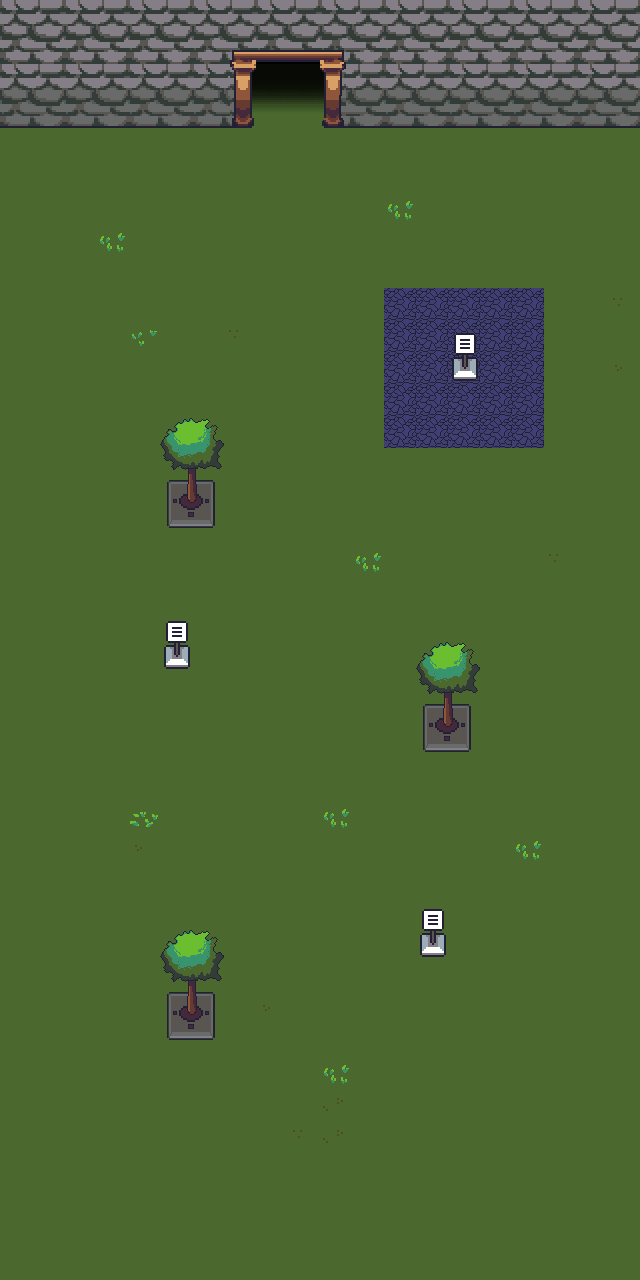

A level layout from a 2D game, rendered from its tile map. Below: a short description, then the map file with tile-grid data replaced by summaries:
An orthogonal 20x40 tile map with 32x32 px tiles, 7 tile layers (Ground, Ground 2, L0, L1, ...), 2 tilesets.

<map version="1.4" tiledversion="1.4.2" orientation="orthogonal" renderorder="right-down" width="20" height="40" tilewidth="32" tileheight="32" infinite="0" nextlayerid="9" nextobjectid="1">
 <tileset firstgid="1" source="../../tilesets/Gather Castle 0.x.tsx" />
 <tileset firstgid="1921" source="../../tilesets/Gather University 0.x.tsx" />
 <group id="8" name="Background">
  <layer id="1" name="Ground" width="20" height="40">
   <data>[800 cells, 800 non-empty, 1 distinct tile ids]</data>
  </layer>
  <layer id="4" name="Ground 2" width="20" height="40">
   <data>[800 cells, 42 non-empty, 7 distinct tile ids]</data>
  </layer>
  <layer id="3" name="L0" width="20" height="40">
   <data>[800 cells, 12 non-empty, 4 distinct tile ids]</data>
  </layer>
  <layer id="2" name="L1" width="20" height="40">
   <data>[800 cells, 24 non-empty, 8 distinct tile ids]</data>
  </layer>
  <layer id="6" name="Shadow" width="20" height="40">
   <data>[800 cells, 15 non-empty, 3 distinct tile ids]</data>
  </layer>
  <layer id="5" name="Walls" width="20" height="40">
   <data>[800 cells, 80 non-empty, 24 distinct tile ids]</data>
  </layer>
 </group>
 <layer id="7" name="Foreground" width="20" height="40">
  <data>[800 cells, 12 non-empty, 4 distinct tile ids]</data>
 </layer>
</map>
